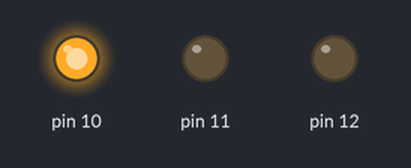
Simulated run of this sketch. Board: Arduino Uno, built with avr-gcc and run on an emulated ATmega328P. Parts: output pins drawn as LEDs (lit = HIGH).

Above: at 0.05 s.
At 0.75 s:
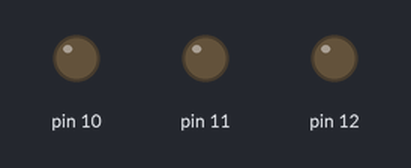
At 1.45 s:
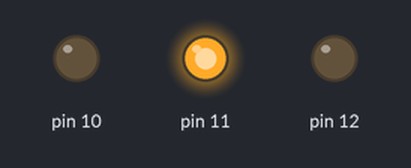
At 2.85 s:
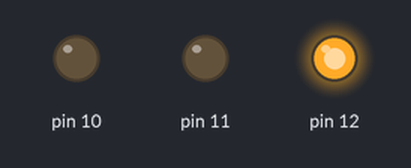
Timing chart, 0 to 3.1 s (numbered marks = the images above):
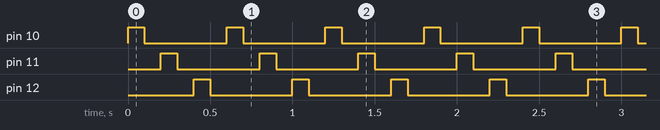

Measured:
- by itself, pin 10–12: alternates HIGH for 0.10 s and LOW for 0.50 s

The sketch:

multiple_led_blink.ino
```cpp
int delayTime = 100;
void setup() {
  // put your setup code here, to run once:
  for(int pin =10; pin <=12; pin++)
  {
    pinMode(pin, OUTPUT);

  }
}

void loop() {
  // put your main code here, to run repeatedly:
for(int pin =10; pin <= 12; pin++)
{
digitalWrite(pin, HIGH);
delay(delayTime);
digitalWrite(pin, LOW);
delay (delayTime);
}
}
```
